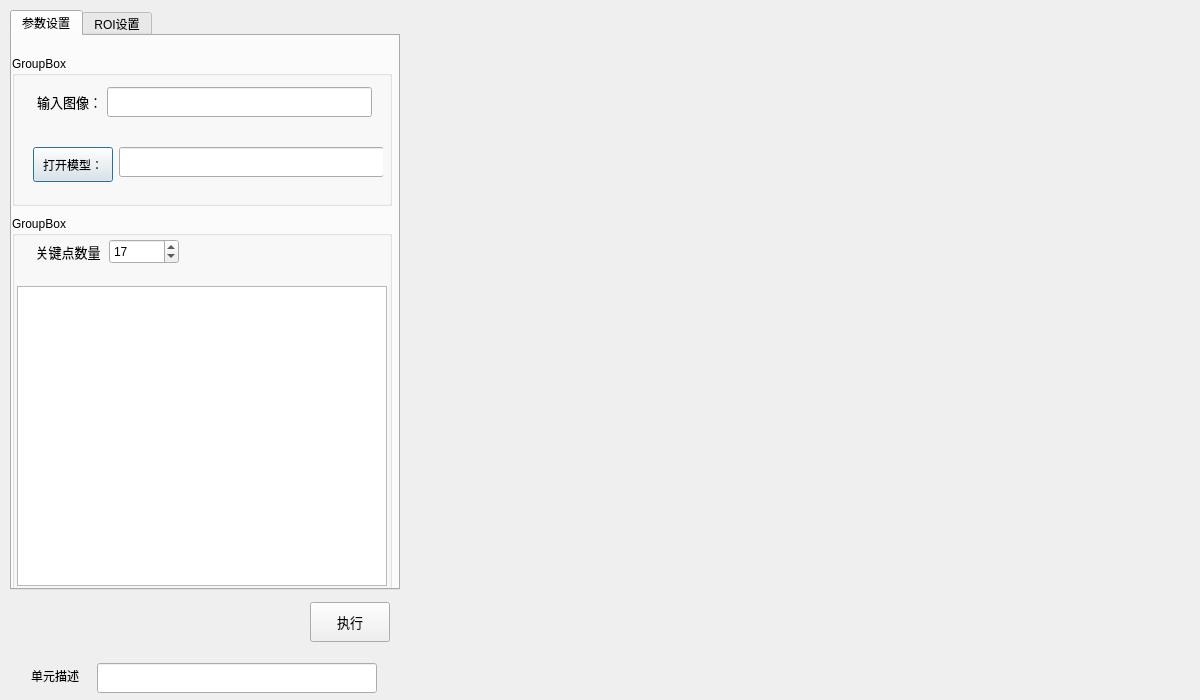
<?xml version="1.0" encoding="UTF-8"?>
<ui version="4.0">
 <class>FramYoloV11PoseClass</class>
 <widget class="QDialog" name="FramYoloV11PoseClass">
  <property name="geometry">
   <rect>
    <x>0</x>
    <y>0</y>
    <width>1200</width>
    <height>700</height>
   </rect>
  </property>
  <property name="minimumSize">
   <size>
    <width>1200</width>
    <height>700</height>
   </size>
  </property>
  <property name="maximumSize">
   <size>
    <width>1200</width>
    <height>700</height>
   </size>
  </property>
  <property name="windowTitle">
   <string>FramYoloV11Pose</string>
  </property>
  <widget class="QWidget" name="widgetImageShow" native="true">
   <property name="geometry">
    <rect>
     <x>400</x>
     <y>1</y>
     <width>800</width>
     <height>700</height>
    </rect>
   </property>
   <property name="minimumSize">
    <size>
     <width>800</width>
     <height>700</height>
    </size>
   </property>
   <property name="maximumSize">
    <size>
     <width>800</width>
     <height>700</height>
    </size>
   </property>
  </widget>
  <widget class="QWidget" name="widgetToolSet" native="true">
   <property name="geometry">
    <rect>
     <x>0</x>
     <y>10</y>
     <width>400</width>
     <height>700</height>
    </rect>
   </property>
   <property name="minimumSize">
    <size>
     <width>400</width>
     <height>700</height>
    </size>
   </property>
   <property name="maximumSize">
    <size>
     <width>400</width>
     <height>700</height>
    </size>
   </property>
   <widget class="QTabWidget" name="tabWidget">
    <property name="geometry">
     <rect>
      <x>10</x>
      <y>0</y>
      <width>390</width>
      <height>580</height>
     </rect>
    </property>
    <property name="minimumSize">
     <size>
      <width>390</width>
      <height>580</height>
     </size>
    </property>
    <property name="maximumSize">
     <size>
      <width>390</width>
      <height>580</height>
     </size>
    </property>
    <property name="currentIndex">
     <number>0</number>
    </property>
    <widget class="QWidget" name="widget_2">
     <attribute name="title">
      <string>参数设置</string>
     </attribute>
     <widget class="QGroupBox" name="groupBox_2">
      <property name="geometry">
       <rect>
        <x>0</x>
        <y>20</y>
        <width>380</width>
        <height>150</height>
       </rect>
      </property>
      <property name="minimumSize">
       <size>
        <width>380</width>
        <height>150</height>
       </size>
      </property>
      <property name="maximumSize">
       <size>
        <width>380</width>
        <height>150</height>
       </size>
      </property>
      <property name="title">
       <string>GroupBox</string>
      </property>
      <widget class="QWidget" name="layoutWidget">
       <property name="geometry">
        <rect>
         <x>10</x>
         <y>20</y>
         <width>361</width>
         <height>51</height>
        </rect>
       </property>
       <layout class="QHBoxLayout" name="horizontalLayout">
        <item>
         <spacer name="horizontalSpacer">
          <property name="orientation">
           <enum>Qt::Horizontal</enum>
          </property>
          <property name="sizeHint" stdset="0">
           <size>
            <width>40</width>
            <height>20</height>
           </size>
          </property>
         </spacer>
        </item>
        <item>
         <widget class="QLabel" name="label_4">
          <property name="sizePolicy">
           <sizepolicy hsizetype="Fixed" vsizetype="Fixed">
            <horstretch>0</horstretch>
            <verstretch>0</verstretch>
           </sizepolicy>
          </property>
          <property name="maximumSize">
           <size>
            <width>60</width>
            <height>25</height>
           </size>
          </property>
          <property name="font">
           <font>
            <family>微软雅黑</family>
            <pointsize>10</pointsize>
           </font>
          </property>
          <property name="text">
           <string>输入图像：</string>
          </property>
         </widget>
        </item>
        <item>
         <spacer name="horizontalSpacer_2">
          <property name="orientation">
           <enum>Qt::Horizontal</enum>
          </property>
          <property name="sizeHint" stdset="0">
           <size>
            <width>40</width>
            <height>20</height>
           </size>
          </property>
         </spacer>
        </item>
        <item>
         <widget class="QLineEdit" name="qLineEditNodeSource">
          <property name="sizePolicy">
           <sizepolicy hsizetype="Fixed" vsizetype="Fixed">
            <horstretch>0</horstretch>
            <verstretch>0</verstretch>
           </sizepolicy>
          </property>
          <property name="minimumSize">
           <size>
            <width>265</width>
            <height>30</height>
           </size>
          </property>
          <property name="maximumSize">
           <size>
            <width>265</width>
            <height>30</height>
           </size>
          </property>
         </widget>
        </item>
       </layout>
      </widget>
      <widget class="QWidget" name="layoutWidget_2">
       <property name="geometry">
        <rect>
         <x>10</x>
         <y>80</y>
         <width>361</width>
         <height>51</height>
        </rect>
       </property>
       <layout class="QHBoxLayout" name="horizontalLayout_2">
        <item>
         <spacer name="horizontalSpacer_3">
          <property name="orientation">
           <enum>Qt::Horizontal</enum>
          </property>
          <property name="sizeHint" stdset="0">
           <size>
            <width>40</width>
            <height>20</height>
           </size>
          </property>
         </spacer>
        </item>
        <item>
         <widget class="QPushButton" name="pushButtonOpenModel">
          <property name="minimumSize">
           <size>
            <width>0</width>
            <height>35</height>
           </size>
          </property>
          <property name="text">
           <string>打开模型：</string>
          </property>
         </widget>
        </item>
        <item>
         <spacer name="horizontalSpacer_4">
          <property name="orientation">
           <enum>Qt::Horizontal</enum>
          </property>
          <property name="sizeHint" stdset="0">
           <size>
            <width>40</width>
            <height>20</height>
           </size>
          </property>
         </spacer>
        </item>
        <item>
         <widget class="QLineEdit" name="qLineEditNodeSource_2">
          <property name="sizePolicy">
           <sizepolicy hsizetype="Fixed" vsizetype="Fixed">
            <horstretch>0</horstretch>
            <verstretch>0</verstretch>
           </sizepolicy>
          </property>
          <property name="minimumSize">
           <size>
            <width>265</width>
            <height>30</height>
           </size>
          </property>
          <property name="maximumSize">
           <size>
            <width>265</width>
            <height>30</height>
           </size>
          </property>
         </widget>
        </item>
       </layout>
      </widget>
     </widget>
     <widget class="QGroupBox" name="groupBox_3">
      <property name="geometry">
       <rect>
        <x>0</x>
        <y>180</y>
        <width>380</width>
        <height>390</height>
       </rect>
      </property>
      <property name="minimumSize">
       <size>
        <width>380</width>
        <height>390</height>
       </size>
      </property>
      <property name="maximumSize">
       <size>
        <width>380</width>
        <height>390</height>
       </size>
      </property>
      <property name="title">
       <string>GroupBox</string>
      </property>
      <widget class="QTableView" name="tableView_1">
       <property name="geometry">
        <rect>
         <x>5</x>
         <y>70</y>
         <width>370</width>
         <height>300</height>
        </rect>
       </property>
       <property name="minimumSize">
        <size>
         <width>370</width>
         <height>300</height>
        </size>
       </property>
       <property name="maximumSize">
        <size>
         <width>370</width>
         <height>300</height>
        </size>
       </property>
       <property name="font">
        <font>
         <pointsize>11</pointsize>
         <weight>50</weight>
         <bold>false</bold>
        </font>
       </property>
       <attribute name="horizontalHeaderDefaultSectionSize">
        <number>150</number>
       </attribute>
       <attribute name="verticalHeaderVisible">
        <bool>false</bool>
       </attribute>
      </widget>
      <widget class="QWidget" name="layoutWidget_3">
       <property name="geometry">
        <rect>
         <x>10</x>
         <y>10</y>
         <width>361</width>
         <height>51</height>
        </rect>
       </property>
       <layout class="QHBoxLayout" name="horizontalLayout_4">
        <item>
         <widget class="QLabel" name="label">
          <property name="minimumSize">
           <size>
            <width>70</width>
            <height>30</height>
           </size>
          </property>
          <property name="maximumSize">
           <size>
            <width>70</width>
            <height>30</height>
           </size>
          </property>
          <property name="font">
           <font>
            <family>微软雅黑</family>
            <pointsize>10</pointsize>
           </font>
          </property>
          <property name="layoutDirection">
           <enum>Qt::LeftToRight</enum>
          </property>
          <property name="text">
           <string>关键点数量</string>
          </property>
          <property name="alignment">
           <set>Qt::AlignCenter</set>
          </property>
         </widget>
        </item>
        <item>
         <widget class="QSpinBox" name="spinBoxKeypointsNum">
          <property name="minimumSize">
           <size>
            <width>70</width>
            <height>25</height>
           </size>
          </property>
          <property name="maximumSize">
           <size>
            <width>70</width>
            <height>25</height>
           </size>
          </property>
          <property name="value">
           <number>17</number>
          </property>
         </widget>
        </item>
        <item>
         <spacer name="horizontalSpacer_5">
          <property name="orientation">
           <enum>Qt::Horizontal</enum>
          </property>
          <property name="sizeHint" stdset="0">
           <size>
            <width>40</width>
            <height>20</height>
           </size>
          </property>
         </spacer>
        </item>
       </layout>
      </widget>
     </widget>
    </widget>
    <widget class="QWidget" name="tab_2">
     <attribute name="title">
      <string>ROI设置</string>
     </attribute>
    </widget>
   </widget>
   <widget class="QWidget" name="widget" native="true">
    <property name="geometry">
     <rect>
      <x>10</x>
      <y>592</y>
      <width>380</width>
      <height>100</height>
     </rect>
    </property>
    <property name="minimumSize">
     <size>
      <width>380</width>
      <height>100</height>
     </size>
    </property>
    <property name="maximumSize">
     <size>
      <width>380</width>
      <height>100</height>
     </size>
    </property>
    <widget class="QWidget" name="horizontalLayoutWidget_2">
     <property name="geometry">
      <rect>
       <x>10</x>
       <y>50</y>
       <width>361</width>
       <height>41</height>
      </rect>
     </property>
     <layout class="QHBoxLayout" name="horizontalLayout_3">
      <item>
       <widget class="QLabel" name="label_3">
        <property name="sizePolicy">
         <sizepolicy hsizetype="Fixed" vsizetype="Fixed">
          <horstretch>0</horstretch>
          <verstretch>0</verstretch>
         </sizepolicy>
        </property>
        <property name="minimumSize">
         <size>
          <width>60</width>
          <height>25</height>
         </size>
        </property>
        <property name="maximumSize">
         <size>
          <width>60</width>
          <height>25</height>
         </size>
        </property>
        <property name="text">
         <string>单元描述</string>
        </property>
       </widget>
      </item>
      <item>
       <widget class="QLineEdit" name="txtDescribe">
        <property name="sizePolicy">
         <sizepolicy hsizetype="Fixed" vsizetype="Fixed">
          <horstretch>0</horstretch>
          <verstretch>0</verstretch>
         </sizepolicy>
        </property>
        <property name="minimumSize">
         <size>
          <width>280</width>
          <height>30</height>
         </size>
        </property>
        <property name="maximumSize">
         <size>
          <width>280</width>
          <height>30</height>
         </size>
        </property>
        <property name="font">
         <font>
          <family>微软雅黑</family>
          <pointsize>10</pointsize>
         </font>
        </property>
       </widget>
      </item>
     </layout>
    </widget>
    <widget class="QPushButton" name="pushButtonExecute">
     <property name="geometry">
      <rect>
       <x>300</x>
       <y>0</y>
       <width>80</width>
       <height>40</height>
      </rect>
     </property>
     <property name="minimumSize">
      <size>
       <width>80</width>
       <height>40</height>
      </size>
     </property>
     <property name="maximumSize">
      <size>
       <width>80</width>
       <height>40</height>
      </size>
     </property>
     <property name="font">
      <font>
       <family>微软雅黑</family>
       <pointsize>10</pointsize>
      </font>
     </property>
     <property name="text">
      <string>执行</string>
     </property>
    </widget>
   </widget>
  </widget>
 </widget>
 <layoutdefault spacing="6" margin="11"/>
 <resources>
  <include location="FramYoloV11Pose.qrc"/>
 </resources>
 <connections/>
</ui>
